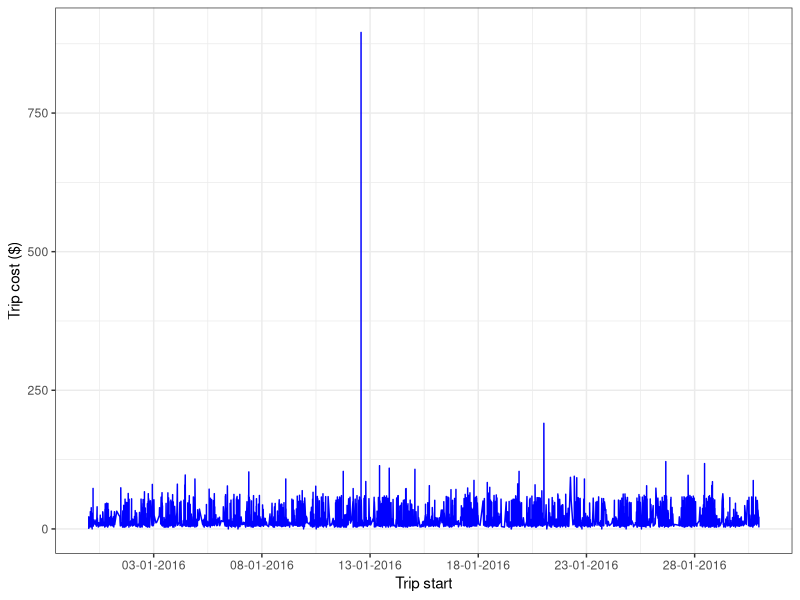
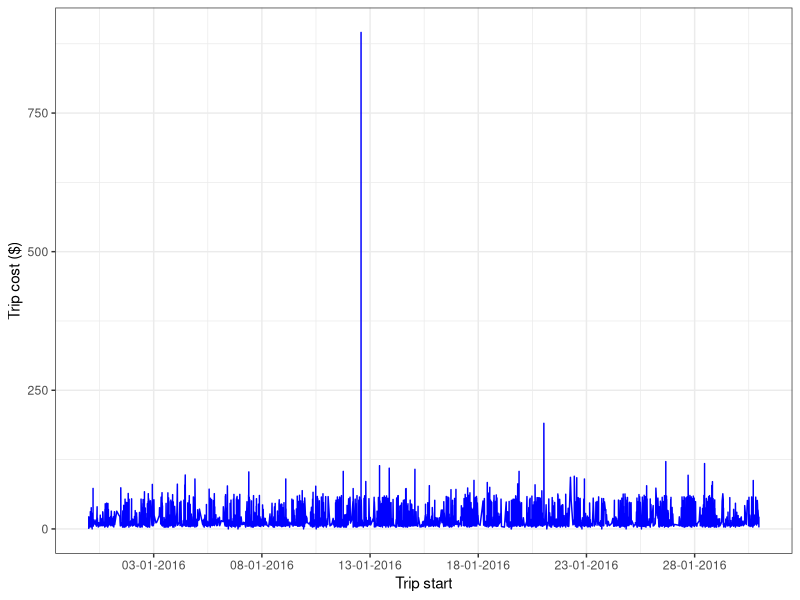
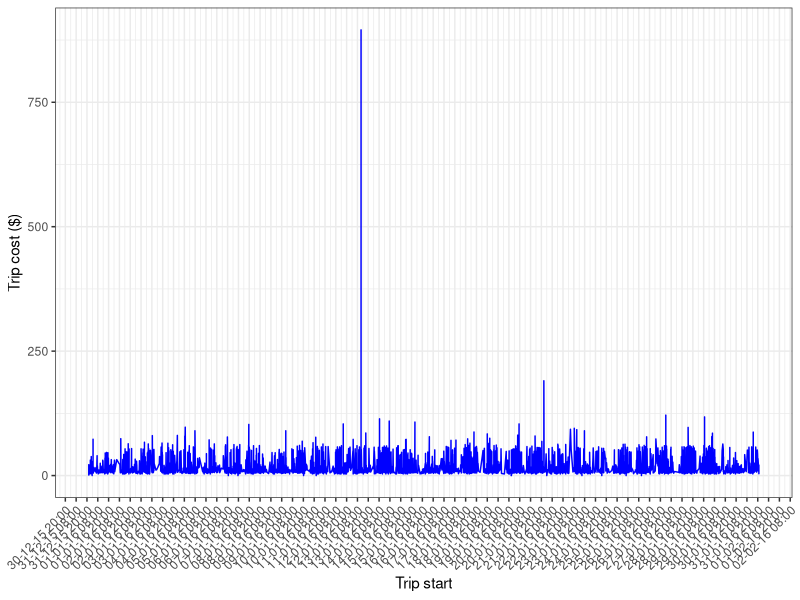
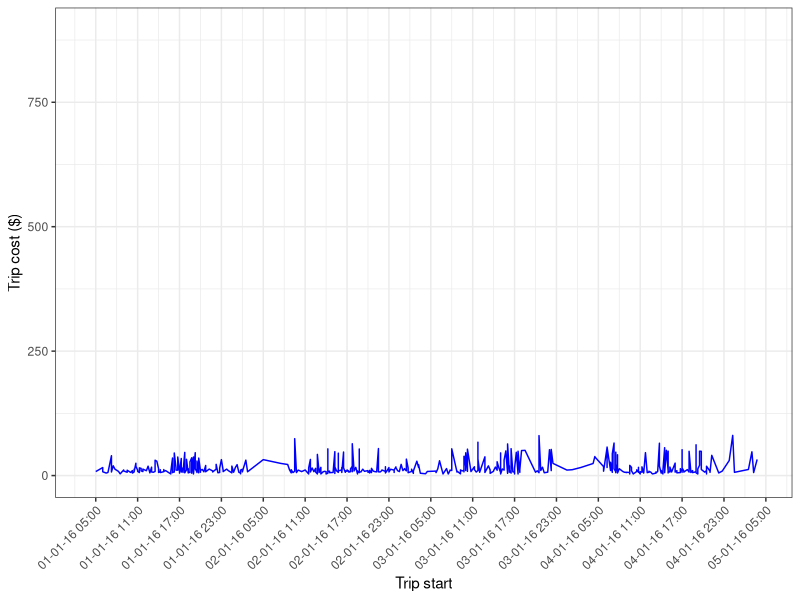
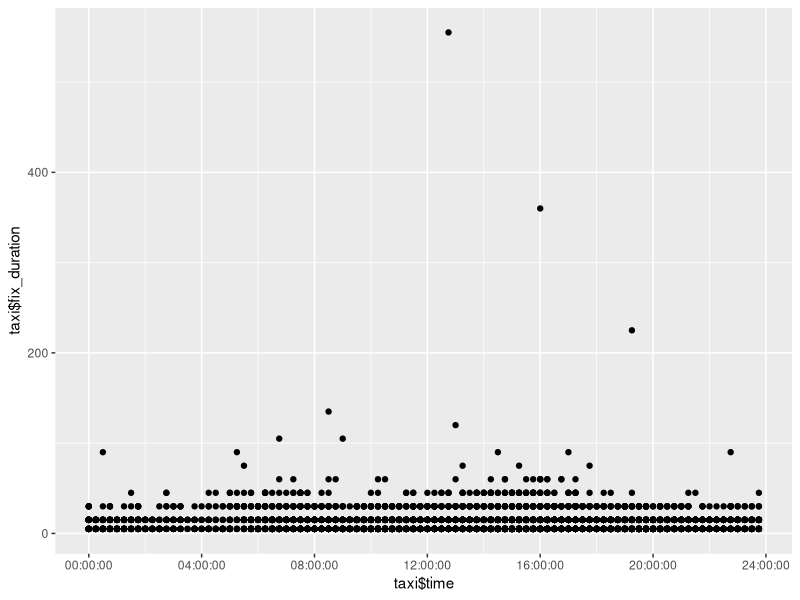
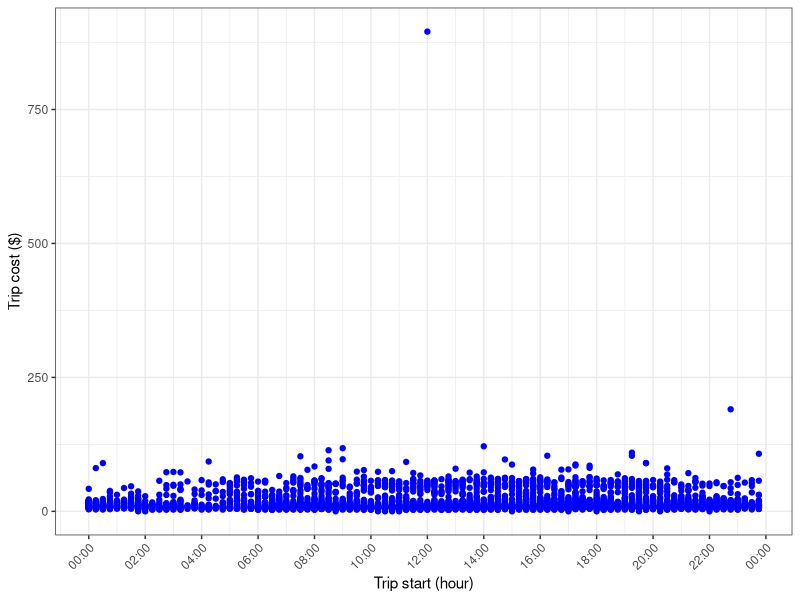

These figures' R source, in order:
## ---- chunk 1
library(tidyverse)
library(lubridate)
library(hms)
library(scales)
## ---- chunk 2
timeSample <- data.frame(
  data_1 = c("02-10-2019", "2/10/19"),
  data_2 = c("2019 10 02", "19/10/2"),
  datatime_1 = c("02-10-2019 19:00:00", "02-10-2019 7:00:00PM")
)
## ---- chunk 3

knitr::kable(timeSample)
## ---- chunk 4
timeSample$data_1 <- dmy(timeSample$data_1)

knitr::kable(timeSample)
## ---- chunk 5
timeSample$data_2 <- ymd(timeSample$data_2)
knitr::kable(timeSample)
## ---- chunk 6
timeSample$datatime_1 <- dmy_hms(timeSample$datatime_1)
knitr::kable(timeSample)
## ---- chunk 7
knitr::kable(timeSample)
## ---- chunk 8
tz(timeSample$datatime_1)

timeSample$datatime_1 <- force_tz(timeSample$datatime_1, "Asia/Jerusalem")

tz(timeSample$datatime_1)
## ---- chunk 9
timeSample$DateTime_UTC <- with_tz(timeSample$datatime_1, "UTC")

knitr::kable(timeSample)
## ---- chunk 10
ymd_hms("2019-07-20 08:35:00", tz = "Asia/Jerusalem")
## ---- chunk 11
Sys.time() # will give the current date and time

days_in_month(today()) # how many day in this month?
days_in_month(today() + 31) # how many day in the month 31 days from now?

per <- period(hours = 10, minutes = 5) # define a period you can add to other date time...

per # a period class object

Sys.time() + per

Sys.time() - per

difftime(Sys.time() + per, Sys.time(), unit = "hours")

difftime(Sys.time() + period(week = 3), Sys.time(), unit = "day")

quarter(Sys.time(), with_year = T) # the qurater of the year...
## ---- chunk 12
taxi <- read.csv("taxi.csv")
## ---- chunk 13

class(taxi$trip_start)
taxi$trip_start <- ymd_hms(taxi$trip_start, tz = "Asia/Jerusalem")
class(taxi$trip_start)

taxi$trip_end <- ymd_hms(taxi$trip_end, tz = "Asia/Jerusalem")
## ---- chunk 14

taxi$week_day <- wday(taxi$trip_start, label = T) # If label is false then is will show the week day numbers (1:7)

knitr::kable(head(taxi))

taxi_trips <- taxi %>% group_by(week_day) %>% summarise("trips" = n())

knitr::kable(taxi_trips)
## ---- chunk 15

?difftime

taxi$duration <- difftime(taxi$trip_end, taxi$trip_start, units = "mins")

knitr::kable(head(taxi))
## ---- chunk 16
five_min <- as.period(5, unit = "mins") # create five minute object

# if the duration is 0 add five minutes

taxi$alt_end_time <- ifelse(taxi$duration == 0,
  taxi$trip_end + five_min,
  taxi$trip_end
)

#  the output is in numeric format - change to datetime formt and dont forget the time zone

taxi$alt_end_time <- as_datetime(taxi$alt_end_time, tz = "Asia/Jerusalem")

# fix the duration

taxi$fix_duration <- difftime(taxi$alt_end_time, taxi$trip_start, units = "mins")

knitr::kable(head(taxi))
## ---- chunk 17

example_interval <- interval(ymd("2018-01-31"), ymd("2018-02-16"))

ymd("2018-03-13") %within% example_interval
ymd("2018-02-13") %within% example_interval
## ---- chunk 18
taxi$morning_start <- ymd_hms(paste(as.Date(taxi$trip_start), "05:00:00", sep = " "), tz = "Asia/Jerusalem")
taxi$noon_start <- ymd_hms(paste(as.Date(taxi$trip_start), "12:00:00", sep = " "), tz = "Asia/Jerusalem")
taxi$evening_start <- ymd_hms(paste(as.Date(taxi$trip_start), "18:00:00", sep = " "), tz = "Asia/Jerusalem")

taxi$time_categoty <- ifelse(taxi$trip_start %within% interval(taxi$morning_start, taxi$noon_start),
  "Morning", ifelse(taxi$trip_start %within% interval(taxi$noon_start, taxi$evening_start),
    "Noon", "Night"
  )
)

knitr::kable(head(taxi))

taxi_trip_category <- taxi %>% group_by(time_categoty) %>% summarise("mean_miles" = mean(trip_miles))

knitr::kable(head(taxi))
## ---- chunk 19

taxi$round_hour <- round_date(taxi$trip_start, unit = "30 mins")
## ---- chunk 20
p <- ggplot(taxi, aes(taxi$trip_start, taxi$trip_total)) +
  geom_line(color = "blue") + theme_bw() +
  xlab("Trip start") + ylab("Trip cost ($)")
## ---- chunk 21
p + scale_x_datetime(date_breaks = "5 day", labels = date_format("%d-%m-%Y"))
## ---- chunk 22

ex_1 <- p + scale_x_datetime(date_breaks = "5 day", labels = date_format("%d-%m-%Y"))

ex_1

ex_2 <- p + scale_x_datetime(date_breaks = "12 hours", labels = date_format("%d-%m-%y %H:%M")) +
  theme(axis.text.x = element_text(angle = 45, hjust = 1))

ex_2
## ---- chunk 23
startTime <- ymd_hms("2016-01-01 06:00:00", tz = "Asia/Jerusalem")
endTime <- ymd_hms("2016-01-05 06:00:00", tz = "Asia/Jerusalem")

# create a start and end time R object
start.end <- c(startTime, endTime)
start.end

ex_3 <- p + scale_x_datetime(limits = start.end, date_breaks = "6 hours", labels = date_format("%d-%m-%y %H:%M")) +
  theme(axis.text.x = element_text(angle = 45, hjust = 1))

ex_3
## ---- chunk 24

taxi$time <- as.hms(taxi$trip_start)

ggplot(taxi, aes(x = taxi$time, y = taxi$fix_duration)) + geom_point()
## ---- chunk 25

taxi$fake_date <- paste("2000-01-01", taxi$time, sep = " ")
taxi$fake_date <- ymd_hms(taxi$fake_date)

p_2 <- ggplot(taxi, aes(taxi$fake_date, taxi$trip_total)) +
  geom_point(color = "blue") + theme_bw() +
  xlab("Trip start (hour)") + ylab("Trip cost ($)")

p_2 <- p_2 + scale_x_datetime(date_breaks = "2 hours", labels = date_format("%H:%M")) +
  theme(axis.text.x = element_text(angle = 45, hjust = 1))

p_2
